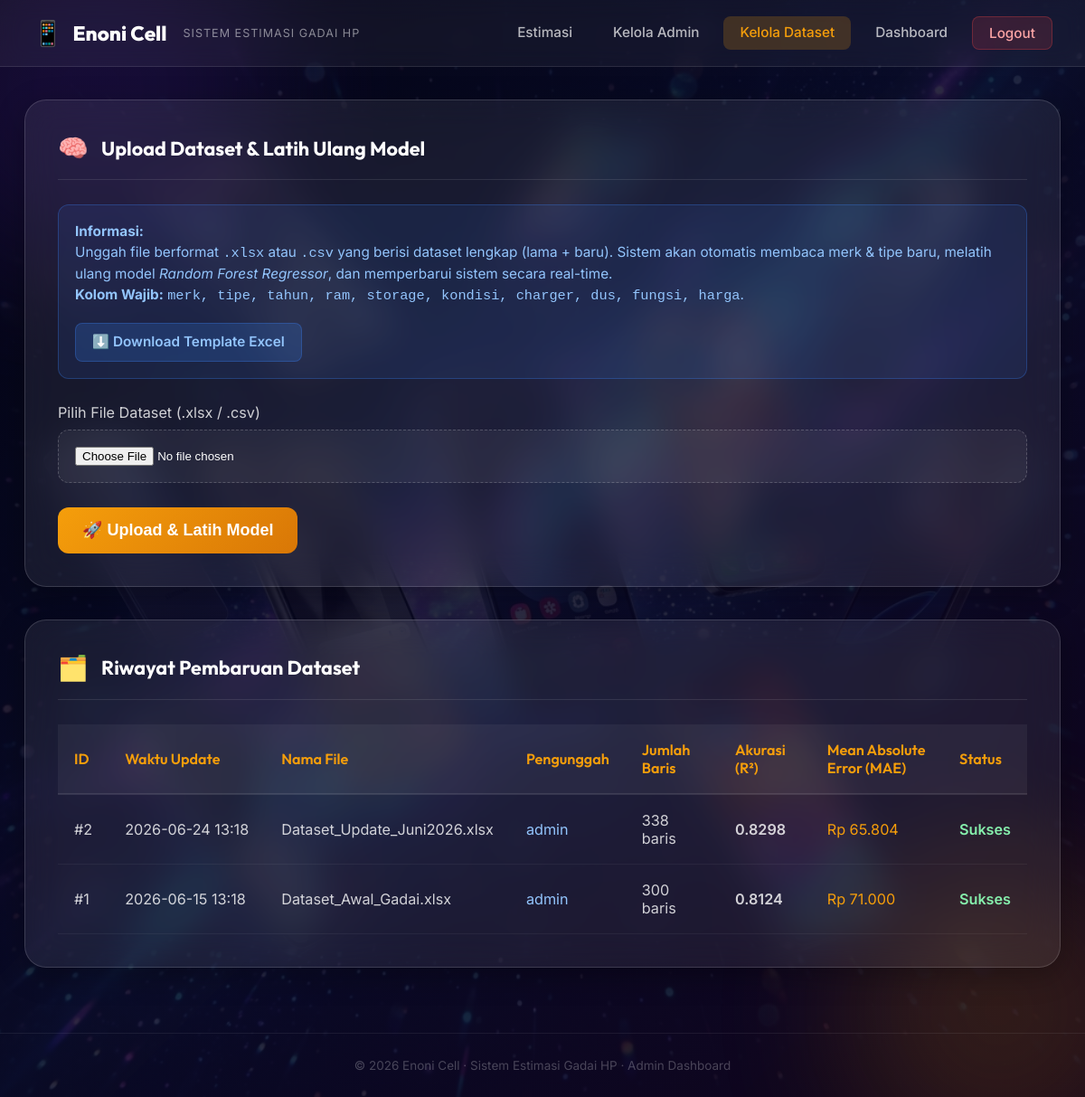
Screenshot of /dataset (signed in) with the database file from the repository.
### app.py (models this page shows)
class DatasetUpdate(db.Model):
    id_dataset = db.Column(db.Integer, primary_key=True)
    tanggal_upload = db.Column(db.DateTime, default=datetime.now)
    nama_file = db.Column(db.String(255))
    jumlah_baris = db.Column(db.Integer)
    akurasi_r2 = db.Column(db.Float)
    mae = db.Column(db.Float)
    status = db.Column(db.String(50))
    id_user = db.Column(db.Integer, db.ForeignKey('user.id_user')) # Foreign Key ke tabel User
    uploader = db.relationship('User', backref=db.backref('dataset_updates', lazy=True))

class User(db.Model):
    id_user = db.Column(db.Integer, primary_key=True)
    username = db.Column(db.String(50), unique=True, nullable=False)
    password = db.Column(db.String(200), nullable=False) # Hashed password (Jangan 50, hash werkzeug butuh ~162 karakter)
    role = db.Column(db.Enum('superadmin', 'admin', name='user_roles'), default='admin', nullable=False)

### app.py (the view)
@app.route('/dataset')
def dataset():
    if not session.get('logged_in'):
        return redirect(url_for('login'))
    updates = DatasetUpdate.query.order_by(DatasetUpdate.tanggal_upload.desc()).all()
    return render_template('dataset.html', updates=updates)

### app.py (called while the page is built)
@app.before_request
def require_login():
    allowed_routes = ['login', 'static']
    if request.endpoint not in allowed_routes and not session.get('logged_in'):
        return redirect(url_for('login'))

@app.after_request
def add_header(response):
    response.headers['Cache-Control'] = 'no-store, no-cache, must-revalidate, max-age=0'
    response.headers['Pragma'] = 'no-cache'
    response.headers['Expires'] = '-1'
    return response

### templates/dataset.html (shortened to what this page needs)
<!DOCTYPE html>
<html lang="id">
<head>
</head>
<body>
<div class="bg-wrapper">
  <img src="{{ url_for('static', filename='img/phone_background.png') }}" alt="bg">
  <div class="bg-overlay"></div>
</div>
<div class="blob blob-1"></div>
<div class="blob blob-2"></div>
<nav class="navbar">
  <div class="nav-brand">
    <span class="nav-icon">📱</span>
    <span class="nav-title">Enoni Cell</span>
    <span class="nav-sub">Sistem Estimasi Gadai HP</span>
  </div>
  <div class="nav-links">
    <a href="/" class="nav-link">Estimasi</a>
    {% if session.get('logged_in') %}
      {% if session.get('role') == 'superadmin' %}
      <a href="/users" class="nav-link">Kelola Admin</a>
      {% endif %}
      <a href="/dataset" class="nav-link active">Kelola Dataset</a>
      <a href="/dashboard" class="nav-link">Dashboard</a>
      <a href="/logout" class="nav-link btn-logout">Logout</a>
    {% endif %}
  </div>
</nav>
<div class="dashboard-container">
  <div class="db-grid">
    <div class="glass-card">
      <div class="card-header">
        <span class="card-icon">🧠</span>
        <h2>Upload Dataset & Latih Ulang Model</h2>
      </div>
      <div class="info-box">
        <div style="display: flex; justify-content: space-between; align-items: flex-start; gap: 1rem; flex-wrap: wrap;">
          <div>
            <strong>Informasi:</strong><br>
            Unggah file berformat <code>.xlsx</code> atau <code>.csv</code> yang berisi dataset lengkap (lama + baru). Sistem akan otomatis membaca merk & tipe baru, melatih ulang model <i>Random Forest Regressor</i>, dan memperbarui sistem secara real-time.<br>
            <b>Kolom Wajib:</b> <code>merk, tipe, tahun, ram, storage, kondisi, charger, dus, fungsi, harga</code>.
          </div>
          <a href="/download_template" style="display: inline-block; background: rgba(59, 130, 246, 0.2); color: #93c5fd; padding: 0.5rem 1rem; border-radius: 8px; text-decoration: none; font-weight: 600; border: 1px solid rgba(59, 130, 246, 0.3); transition: all 0.2s; white-space: nowrap;" onmouseover="this.style.background='rgba(59, 130, 246, 0.3)'" onmouseout="this.style.background='rgba(59, 130, 246, 0.2)'">
            ⬇️ Download Template Excel
          </a>
        </div>
      </div>
      <form action="/upload_dataset" method="POST" enctype="multipart/form-data">
        <div class="form-group">
          <label for="file_dataset">Pilih File Dataset (.xlsx / .csv)</label>
          <input type="file" id="file_dataset" name="file_dataset" class="form-control-file" accept=".csv, .xlsx, .xls" required>
        </div>
        <button type="submit" class="btn-submit" id="btn-upload">
          <span>🚀 Upload & Latih Model</span>
        </button>
      </form>
    </div>
    <div class="glass-card">
      <div class="card-header">
        <span class="card-icon">🗂️</span>
        <h2>Riwayat Pembaruan Dataset</h2>
      </div>
      <div class="table-responsive">
        <table class="db-table">
          <thead>
            <tr>
              <th>ID</th>
              <th>Waktu Update</th>
              <th>Nama File</th>
              <th>Pengunggah</th>
              <th>Jumlah Baris</th>
              <th>Akurasi (R²)</th>
              <th>Mean Absolute Error (MAE)</th>
              <th>Status</th>
            </tr>
          </thead>
          <tbody>
            {% for u in updates %}
            <tr>
              <td>#{{ u.id_dataset }}</td>
              <td style="white-space: nowrap;">{{ u.tanggal_upload.strftime('%Y-%m-%d %H:%M') }}</td>
              <td>{{ u.nama_file }}</td>
              <td style="color: #93c5fd;">{{ u.uploader.username if u.uploader else 'Admin Sistem' }}</td>
              <td>{{ "{:,}".format(u.jumlah_baris) }} baris</td>
              <td style="font-weight: 600;">
                {% if u.akurasi_r2 %}
                  {{ "%.4f"|format(u.akurasi_r2) }}
                {% else %}
                  -
                {% endif %}
              </td>
              <td style="color: #f59e0b;">
                {% if u.mae %}
                  Rp {{ "{:,.0f}".format(u.mae).replace(',', '.') }}
                {% else %}
                  -
                {% endif %}
              </td>
              <td class="{{ 'status-sukses' if u.status == 'Sukses' else 'status-gagal' }}">{{ u.status }}</td>
            </tr>
            {% else %}
            <tr>
              <td colspan="8" style="text-align: center; padding: 3rem; color: rgba(255,255,255,0.3);">
                Belum ada riwayat pembaruan dataset.
              </td>
            </tr>
            {% endfor %}
          </tbody>
        </table>
      </div>
    </div>
  </div>
</div>
<footer class="footer">
  &copy; 2026 Enoni Cell · Sistem Estimasi Gadai HP · Admin Dashboard
</footer>
</body>
</html>

### templates/dataset.html (style rules this page uses)
*, *::before, *::after { margin:0; padding:0; box-sizing:border-box; }
html { font-size: 18px; }
body { font-family: 'Inter', sans-serif; min-height: 100vh; background: #0a0a1a; color: #fff; }
.bg-wrapper { position: fixed; inset: 0; z-index: 0; }
.bg-wrapper img { width: 100%; height: 100%; object-fit: cover; object-position: center; opacity: 0.6; }
.bg-overlay { position: absolute; inset: 0; background: linear-gradient(135deg, rgba(5,5,20,0.85) 0%, rgba(10,10,40,0.75) 50%, rgba(20,5,30,0.85) 100%); }
.blob { position:fixed; border-radius:50%; filter:blur(80px); opacity:0.15; z-index:1; pointer-events:none; }
.blob-1 { width:400px; height:400px; background:#7c3aed; top:-100px; left:-100px; }
.blob-2 { width:350px; height:350px; background:#f59e0b; bottom:-80px; right:-80px; }
.navbar { position: relative; z-index: 10; display: flex; align-items: center; justify-content: space-between; padding: 1rem 2rem; background: rgba(255,255,255,0.05); backdrop-filter: blur(12px); border-bottom: 1px solid rgba(255,255,255,0.1); }
.nav-brand { display:flex; align-items:center; gap:0.6rem; }
.nav-icon { font-size:1.5rem; }
.nav-title { font-family:'Outfit',sans-serif; font-size:1.25rem; font-weight:800; color:#fff; }
.nav-sub { font-size:0.7rem; color:rgba(255,255,255,0.5); margin-left:0.4rem; text-transform:uppercase; letter-spacing:1px; }
.nav-links { display:flex; gap:0.5rem; }
.nav-link { padding: 0.45rem 1rem; border-radius: 8px; color: rgba(255,255,255,0.7); text-decoration:none; font-size:0.85rem; font-weight:500; transition: all 0.2s; }
.nav-link.active { background:rgba(245,158,11,0.2); color:#f59e0b; }
.nav-link.btn-logout { background: rgba(239,68,68,0.15); color:#fca5a5; border:1px solid rgba(239,68,68,0.3); }
.dashboard-container { position: relative; z-index: 5; max-width: 1200px; margin: 0 auto; padding: 2rem 1.5rem 4rem; }
.db-grid { display: flex; flex-direction: column; gap: 2rem; }
.glass-card { background: rgba(255,255,255,0.07); backdrop-filter: blur(20px); border: 1px solid rgba(255,255,255,0.15); border-radius: 24px; padding: 2rem; box-shadow: 0 8px 32px rgba(0,0,0,0.3); }
.card-header { display:flex; align-items:center; gap:0.8rem; margin-bottom:1.5rem; padding-bottom: 1rem; border-bottom: 1px solid rgba(255,255,255,0.1); }
.card-header h2 { font-family:'Outfit',sans-serif; font-size:1.2rem; font-weight:700; color:#fff; }
.card-icon { font-size:1.5rem; }
.form-group { margin-bottom: 1.5rem; }
.form-group label { display: block; margin-bottom: 0.5rem; font-size: 0.9rem; color: rgba(255,255,255,0.8); }
.form-control-file { display: block; width: 100%; padding: 1rem; background: rgba(255,255,255,0.05); border: 1px dashed rgba(255,255,255,0.2); border-radius: 12px; color: #fff; cursor: pointer; transition: all 0.2s; }
.btn-submit { background: linear-gradient(135deg, #f59e0b 0%, #d97706 100%); color: #fff; border: none; padding: 0.8rem 1.5rem; border-radius: 12px; font-weight: 600; font-size: 1rem; cursor: pointer; display: flex; align-items: center; gap: 0.5rem; transition: all 0.2s; }
.info-box { background: rgba(59, 130, 246, 0.1); border: 1px solid rgba(59, 130, 246, 0.3); padding: 1rem; border-radius: 12px; margin-bottom: 1.5rem; font-size: 0.85rem; color: #93c5fd; line-height: 1.5; }
.table-responsive { overflow-x: auto; }
.db-table { width: 100%; border-collapse: collapse; font-size: 0.9rem; color: rgba(255,255,255,0.8); }
.db-table th { text-align: left; padding: 1rem; background: rgba(255,255,255,0.05); font-family: 'Outfit', sans-serif; font-weight: 600; color: #f59e0b; border-bottom: 2px solid rgba(255,255,255,0.1); }
.db-table td { padding: 1rem; border-bottom: 1px solid rgba(255,255,255,0.05); }
.status-sukses { color: #86efac; font-weight: 600; }
.footer { position:relative; z-index:5; text-align:center; padding:1.5rem; font-size:0.75rem; color:rgba(255,255,255,0.25); border-top:1px solid rgba(255,255,255,0.07); }

### rows the page displays
DatasetUpdate: id_dataset "2", tanggal_upload "2026-06-24 13:18", nama_file "Dataset_Update_Juni2026.xlsx", uploader "admin", jumlah_baris "338", akurasi_r2 "0.8298", mae "65.804", status "Sukses"
DatasetUpdate: id_dataset "1", tanggal_upload "2026-06-15 13:18", nama_file "Dataset_Awal_Gadai.xlsx", uploader "admin", jumlah_baris "300", akurasi_r2 "0.8124", mae "71.000", status "Sukses"
